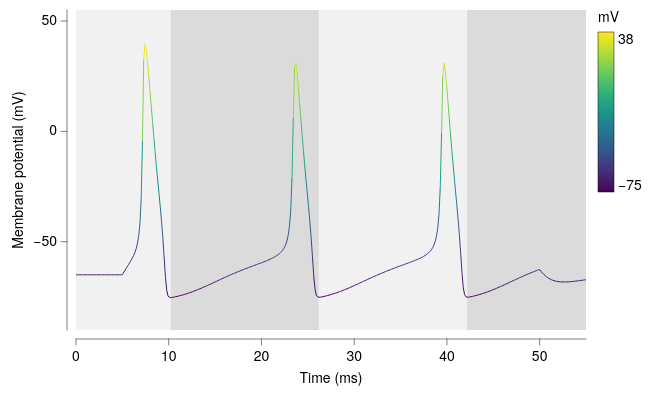

Here is the Vega-Lite specification saved for this chart:
### Vega-Lite specification from a JSON file in a GitHub repository (floating-point values rounded to 4 significant figures; data arrays with more than 128 entries replaced by an {"elided": "..."} marker saying what was removed)
{"background": null, "config": {"arc": {"fill": "#DBDBDB", "fillOpacity": 1.0, "innerRadius": 40.0, "padAngle": 0.03, "stroke": "black", "strokeOpacity": 1, "strokeWidth": 0.25}, "area": {"fill": "#DBDBDB", "fillOpacity": 1.0, "stroke": "black", "strokeOpacity": 1, "strokeWidth": 0.25}, "axis": {"domain": true, "domainCap": "round", "domainColor": "black", "domainWidth": 0.25, "grid": false, "gridCap": "round", "gridColor": "#F1F1F1", "gridDash": [0, 0], "gridOpacity": 1.0, "gridWidth": 0.25, "labelColor": "black", "labelFont": "Helvetica Neue, HelveticaNeue, Helvetica, Arial, sans-serif", "labelFontSize": 7, "labelFontStyle": "normal", "labelFontWeight": 400, "offset": 4.5, "ticks": true, "tickCap": "round", "tickColor": "black", "tickRound": false, "tickSize": 3, "tickWidth": 0.25, "titleColor": "black", "titleFont": "Helvetica Neue, HelveticaNeue, Helvetica, Arial, sans-serif", "titleFontSize": 7, "titleFontStyle": "normal", "titleFontWeight": 400}, "axisX": {"domain": true, "labelAlign": "center", "labelAngle": 0, "labels": true, "ticks": true, "translate": 0}, "axisY": {"domain": true, "labelAlign": "right", "labelAngle": 0, "labels": true, "ticks": true, "translate": 0}, "axisRight": {"domain": true, "labelAlign": "left", "labelAngle": 0, "labels": true, "ticks": true, "translate": 0}, "axisTop": {"domain": true, "labelAlign": "center", "labelAngle": 0, "labels": true, "ticks": true, "translate": 0}, "axisBand": {"tickOffset": 0}, "bar": {"fill": "#DBDBDB", "fillOpacity": 1.0, "stroke": "black", "strokeOpacity": 1, "strokeWidth": 0.25}, "boxplot": {"size": 14.4, "ticks": {"cornerRadius": 0.25, "fill": "black", "opacity": 1, "size": 7.2, "thickness": 0.25}, "box": {"fillOpacity": 1.0, "stroke": "black", "strokeOpacity": 1, "strokeWidth": 0.25}, "median": {"cornerRadius": 0, "fill": "black", "fillOpacity": 1.0, "opacity": 1, "size": 14.4, "thickness": 0.25}, "rule": {"fill": "black", "fillOpacity": 1.0, "size": 16.0, "stroke": "black", "strokeDash": [0, 0], "strokeOpacity": 1, "strokeWidth": 0.25}, "outliers": {"color": "black", "fill": "black", "fillOpacity": 1.0, "size": 0, "stroke": "black", "strokeOpacity": 1, "strokeWidth": 0.25}}, "circle": {"fill": "black", "fillOpacity": 1.0, "size": 2.0, "stroke": null, "strokeOpacity": 1, "strokeWidth": 0.25}, "errorband": {"band": {"fillOpacity": 0.6, "stroke": null, "strokeWidth": 0.25, "strokeOpacity": 1}, "borders": {"opacity": 0, "strokeOpacity": 0.25, "strokeWidth": 1}}, "errorbar": {"opacity": 1, "rule": {"strokeDash": [0, 0], "strokeWidth": 0.25}, "ticks": {"color": "black", "cornerRadius": 0.125, "opacity": 1, "size": 9.6, "thickness": 0.25}, "thickness": 0.25}, "font": "Helvetica Neue, HelveticaNeue, Helvetica, Arial, sans-serif", "geoshape": {"fill": "#DBDBDB", "fillOpacity": 1.0, "stroke": "black", "strokeOpacity": 1, "strokeWidth": 0.25}, "header": {"labelColor": "black", "labelFont": "Helvetica Neue, HelveticaNeue, Helvetica, Arial, sans-serif", "labelFontSize": 7, "labelFontStyle": "normal", "labelFontWeight": 400, "titleColor": "black", "titleFont": "Helvetica Neue, HelveticaNeue, Helvetica, Arial, sans-serif", "titleFontSize": 7, "titleFontStyle": "normal", "titleFontWeight": 400, "titlePadding": 0}, "legend": {"disable": false, "offset": 4.5, "titlePadding": 4, "labelOffset": 2, "gradientLabelOffset": 2, "gradientLength": 80.0, "gradientThickness": 8.0, "gradientOpacity": 1.0, "gradientStrokeColor": "black", "gradientStrokeWidth": 0.25, "labelColor": "black", "labelFont": "Helvetica Neue, HelveticaNeue, Helvetica, Arial, sans-serif", "labelFontSize": 7, "labelFontStyle": "normal", "labelFontWeight": 400, "strokeColor": "black", "strokeWidth": 0, "symbolSize": 42, "symbolStrokeColor": "black", "symbolStrokeWidth": 0.25, "titleColor": "black", "titleFont": "Helvetica Neue, HelveticaNeue, Helvetica, Arial, sans-serif", "titleFontSize": 7, "titleFontStyle": "normal", "titleFontWeight": 400}, "line": {"color": "black", "stroke": "black", "strokeCap": "butt", "strokeDash": [0, 0], "strokeOpacity": 1, "strokeWidth": 0.5}, "point": {"filled": true, "fill": "#DBDBDB", "fillOpacity": 1.0, "size": 8.0, "stroke": "black", "strokeOpacity": 1, "strokeWidth": 0.25}, "range": {"category": ["#B2B2B2", "#4A7CD3", "#008542", "#664CAF", "#509F98", "#636363", "#284F93", "#005226", "#382864", "#285753"], "diverging": {"scheme": ["#443E60", "#5F597E", "#7C759B", "#9994B6", "#B7B4CC", "#D6D5DC", "#F6F6F6", "#D1DAD9", "#A4C2BF", "#7AA9A4", "#578E89", "#37736E", "#1B5954"]}, "heatmap": {"scheme": ["#440154", "#472270", "#433E82", "#38598C", "#2C728E", "#238A8D", "#24A086", "#39B578", "#5DC862", "#96D646", "#CAE02D", "#FDE724"]}, "ordinal": {"scheme": ["#F1F1F1", "#DBDBDB", "#C6C6C6", "#B2B2B2", "#9D9D9D", "#898989", "#767676", "#636363", "#515151", "#404040", "#2F2F2F", "#1F1F1F"]}, "ramp": {"scheme": ["#440154", "#472270", "#433E82", "#38598C", "#2C728E", "#238A8D", "#24A086", "#39B578", "#5DC862", "#96D646", "#CAE02D", "#FDE724"]}}, "rule": {"color": "black", "stroke": "black", "strokeCap": "round", "strokeDash": [2, 2], "strokeOpacity": 1, "strokeWidth": 0.25}, "scale": {"barBandPaddingInner": 0.1, "rectBandPaddingInner": 0, "tickBandPaddingInner": 0.1, "bandPaddingOuter": 0.1, "bandWithNestedOffsetPaddingInner": 0.2, "bandWithNestedOffsetPaddingOuter": 0.2, "offsetBandPaddingInner": 0, "offsetBandPaddingOuter": 0, "round": false}, "rect": {"fill": "#DBDBDB", "fillOpacity": 1.0, "stroke": "black", "strokeOpacity": 1, "strokeWidth": 0.25}, "square": {"fill": "#DBDBDB", "fillOpacity": 1.0, "size": 16.0, "stroke": "black", "strokeOpacity": 1, "strokeWidth": 0.25}, "text": {"color": "black", "font": "Helvetica Neue, HelveticaNeue, Helvetica, Arial, sans-serif", "fontSize": 7, "fontStyle": "normal", "fontWeight": 400}, "tick": {"color": "black", "cornerRadius": 0.125, "opacity": 1.0, "size": 14.4, "thickness": 0.25}, "title": {"anchor": "middle", "frame": "group", "color": "black", "font": "Helvetica Neue, HelveticaNeue, Helvetica, Arial, sans-serif", "fontSize": 7, "fontStyle": "normal", "fontWeight": 400, "subtitleColor": "black", "subtitleFont": "Helvetica Neue, HelveticaNeue, Helvetica, Arial, sans-serif", "subtitleFontSize": "Helvetica Neue, HelveticaNeue, Helvetica, Arial, sans-serif", "subtitleFontStyle": "normal", "subtitleFontWeight": 400}, "trail": {"color": "black", "opacity": 1, "size": 0.5}, "view": {"continuousWidth": 255, "continuousHeight": 160, "discreteWidth": 255, "discreteHeight": 160, "fill": null, "stroke": null, "strokeWidth": 0.25}}, "layer": [{"data": {"name": "data-f649f9d1c293ec8042ca0358e3477a5a"}, "mark": {"type": "rect", "color": "#F1F1F1", "cornerRadius": 0, "opacity": 1.0, "stroke": null, "strokeOpacity": 0, "strokeWidth": 0}, "encoding": {"x": {"datum": 0.0}, "x2": {"datum": 10.2}}}, {"data": {"name": "data-f649f9d1c293ec8042ca0358e3477a5a"}, "mark": {"type": "rect", "color": "#DBDBDB", "cornerRadius": 0, "opacity": 1.0, "stroke": null, "strokeOpacity": 0, "strokeWidth": 0}, "encoding": {"x": {"datum": 10.2}, "x2": {"datum": 26.19}}}, {"data": {"name": "data-f649f9d1c293ec8042ca0358e3477a5a"}, "mark": {"type": "rect", "color": "#F1F1F1", "cornerRadius": 0, "opacity": 1.0, "stroke": null, "strokeOpacity": 0, "strokeWidth": 0}, "encoding": {"x": {"datum": 26.19}, "x2": {"datum": 42.18}}}, {"data": {"name": "data-f649f9d1c293ec8042ca0358e3477a5a"}, "mark": {"type": "rect", "color": "#DBDBDB", "cornerRadius": 0, "opacity": 1.0, "stroke": null, "strokeOpacity": 0, "strokeWidth": 0}, "encoding": {"x": {"datum": 42.18}, "x2": {"datum": 55.0}}}, {"data": {"name": "data-b6f7fd2acaa55968da0c694514d772cd"}, "mark": {"type": "line"}, "encoding": {"color": {"field": "mV", "title": "mV", "type": "quantitative"}, "detail": {"field": "seg", "type": "nominal"}, "x": {"field": "t", "scale": {"domain": [0, 55], "nice": false}, "title": "Time (ms)", "type": "quantitative"}, "y": {"field": "V", "scale": {"domain": [-90, 55], "nice": false}, "title": "Membrane potential (mV)", "type": "quantitative"}}}], "$schema": "https://vega.github.io/schema/vega-lite/v6.4.1.json", "datasets": {"data-f649f9d1c293ec8042ca0358e3477a5a": [{"__dummy": 0, "__dysonsphere__": 1}], "data-b6f7fd2acaa55968da0c694514d772cd": {"elided": "798 records"}}}
